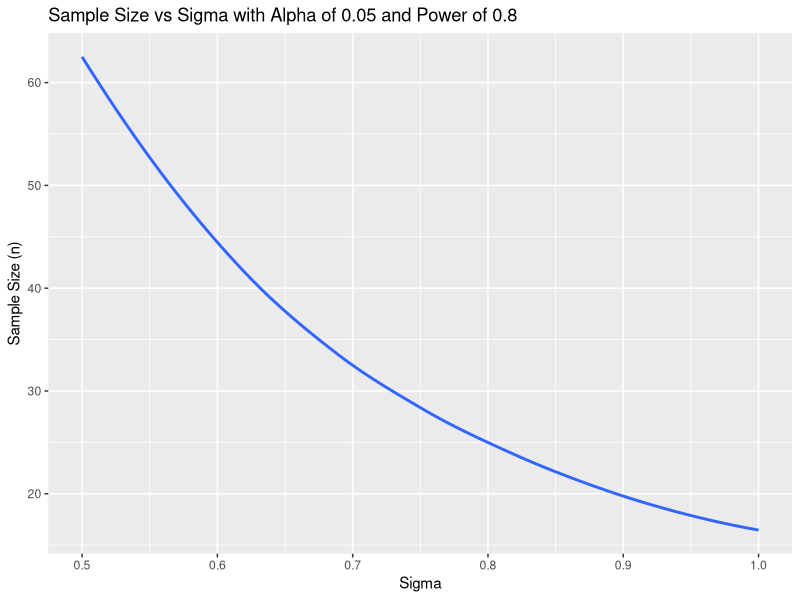
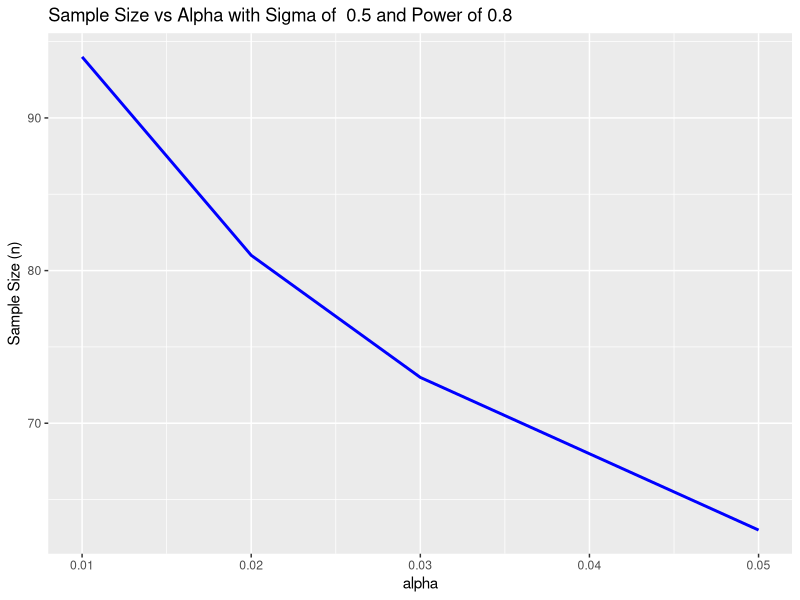
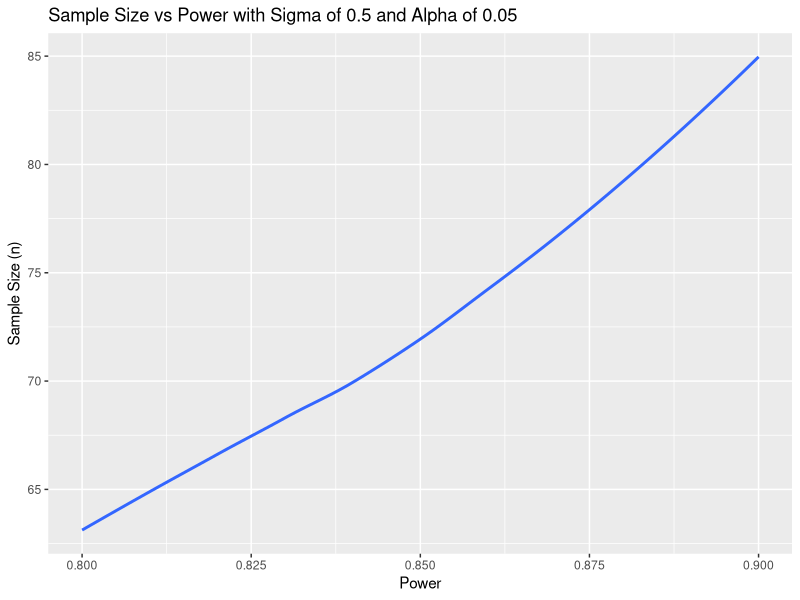

Write the R code that produced these figures, in order.
library(tidyverse)

sample_size_mean <- function(sigma, alpha, power){
  
  if(length(c(sigma, alpha, power))==3){
    n = ceiling((2*(qnorm(alpha/2) - qnorm(power))^2)/(sigma^2))
    print(paste("The sample size for a two-sample t-test of mean is", n))
  }
  
  else{
    
    for(i in 1:3){
      if(length(list(sigma, alpha, power)[[i]]) > 1){
        multiple = i
      }
    }
    
    parameters = c("sigma", "alpha", "power")
    
    print(paste("You have selected multiple values for", parameters[multiple], ":",
                paste(list(sigma, alpha, power)[[multiple]], collapse = ", ")))
    
    n = c()
    
    if(parameters[multiple]=="sigma"){
      sigma = seq(sigma[1], sigma[2], .01)
      
      for(i in 1:length(sigma)){
        
        n[i] = ceiling((2*(qnorm(alpha/2) - qnorm(power))^2)/(sigma[i]^2))
        
        
        
      }
      
      print(paste("For alpha of", head(sigma,1), "the sample size is", head(n,1)))
      print(paste("For alpha of", tail(sigma,1), "the sample size is", tail(n,1)))
      
      data = data_frame(n,sigma)
      ggplot(data, aes(x=sigma, y=n)) + geom_smooth(se=F,lwd=1) +
        ggtitle(paste('Sample Size vs Sigma with Alpha of',
                      alpha, 'and Power of', power)) +
        xlab("Sigma") + ylab("Sample Size (n)")
      
      
    }
    
    
    else if(parameters[multiple]=="alpha"){
      alpha = seq(alpha[1], alpha[2], .01)
      for(i in 1:length(alpha)){
        n[i] = ceiling((2*(qnorm(alpha[i]/2) - qnorm(power))^2)/(sigma^2))
        
      }
      
      print(paste("For alpha of", head(alpha,1), "the sample size is", head(n,1)))
      print(paste("For alpha of", tail(alpha,1), "the sample size is", tail(n,1)))
      data = data_frame(n,alpha)
      ggplot(data, aes(x=alpha, y=n)) + geom_line(color="blue",lwd=1)+
        ggtitle(paste('Sample Size vs Alpha with Sigma of ',
                      sigma, 'and Power of', power)) +
        xlab("alpha") + ylab("Sample Size (n)")
      
    }
    
    
    else if(parameters[multiple]=="power"){
      power = seq(power[1], power[2], .01)
      for(i in 1:length(power)){
        n[i] = ceiling((2*(qnorm(alpha/2) - qnorm(power[i]))^2)/(sigma^2))
        
      }
      
      print(paste("For power of", head(power,1), "the sample size is", head(n,1)))
      print(paste("For power of", tail(power,1), "the sample size is", tail(n,1)))
      data = data_frame(n,power)
      ggplot(data, aes(x=power, y=n)) + geom_smooth(se=F,lwd=1) +
        ggtitle(paste('Sample Size vs Power with Sigma of',
                      sigma, 'and Alpha of', alpha)) +
        xlab("Power") + ylab("Sample Size (n)")
      }
    
  
  }
}

sample_size_mean(sigma =  .5, alpha = .05, power = .8)
sample_size_mean(sigma = c(.5, 1), alpha = .05, power = .8)
sample_size_mean(sigma = .5, alpha = c(.01, .05), power = .8)
sample_size_mean(sigma = .5, alpha = .05, power = c(.8, .9))

